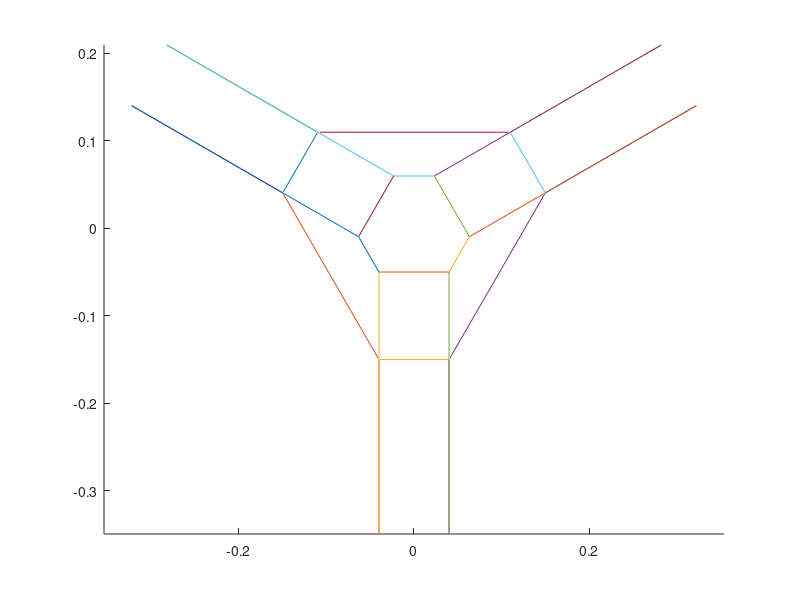

Write the MATLAB code that produced this figure.
clc
clear
close all

%% inputs

psi = 0.0; %Z' rotation
theta = 0.0; %x' rotation
phi = 00.0; %z'' rotation

x = 0.0;
y = 0.0;
z = 0.2;


rb = 0.15; %base radius
rp = 0.05; %platform radius

sb = 0.04; %base joint offset
sp = 0.04; %platform joint offset

ra = 0.2; %proximal link length
rs = 0.35; %distal link length

%% position kinematics

X = [x y z].';
c30 = cosd(30);
s30 = sind(30);

p_p = [rp * c30 + sp * s30, rp * s30 - sp * c30, 0;
    rp * c30 - sp * s30, rp * s30 + sp * c30, 0
    -rp * c30 + sp * s30, rp * s30 + sp * c30, 0;
    -rp * c30 - sp * s30, rp * s30 - sp * c30, 0;
    -sp, -rp, 0;
    sp, -rp, 0].'; %coordinates of wrist joints

b_w = [rb * c30 + sb * s30, rb * s30 - sb * c30, 0;
    rb * c30 - sb * s30, rb * s30 + sb * c30, 0
    -rb * c30 + sb * s30, rb * s30 + sb * c30, 0;
    -rb * c30 - sb * s30, rb * s30 - sb * c30, 0;
    -sb, -rb, 0;
    sb, -rb, 0].'; %coordinates of shoulder joints

cphi = cosd(phi);
cpsi = cosd(psi);
ctheta = cosd(theta);
sphi = sind(phi);
spsi = sind(psi);
stheta = sind(theta);

Rpsi = [cpsi, -spsi, 0;
        spsi, cpsi, 0;
        0, 0, 1];
    
Rtheta = [1, 0, 0;
          0, ctheta, -stheta;
          0, stheta, ctheta];
      
Rphi = [cphi, 0 sphi;
        0, 1, 0;
        -sphi, 0, cphi];

wRp = Rpsi * Rtheta * Rphi;

%wRp = [cphi * cpsi - ctheta * spsi * sphi, -sphi * cpsi - ctheta * spsi * cphi, stheta * spsi;
%    cphi * spsi + ctheta * cpsi * sphi, -sphi * spsi + ctheta * cpsi * cphi, -stheta * cpsi;
%    sphi * stheta, cphi * stheta, ctheta]; %rotation matrix from xyx to X'Y'Z'

%calculate virtual length L
p_w = zeros(3,6);
L_w = zeros(3,6);

beta = [30, 30, 150, 150, 270, 270];

for i = 1:6
    p_w(:,i) = X + wRp * p_p(:,i);
    L_w(:,i) = p_w(:,i) - b_w(:,i);
    rl(i) = norm(L_w(:,i));
    L = rl(i)^2 - (rs^2 - ra^2);
    M(i) = 2 * ra * p_w(3,i);
    N(i) = 2 * ra * (cosd(beta(i)) * (p_w(1,i) - b_w(1,i)) + sind(beta(i)) * (p_w(2,i) - b_w(2,i)));
    Theta(i,:) = asind(L / sqrt(M(i)^2 + N(i)^2)) - atand(N(i)/M(i));
end

cTheta = cosd(Theta);
sTheta = sind(Theta);

a_w = [ra * c30 * cTheta(1), ra * s30 * cTheta(1), ra * sTheta(1);
     ra * c30 * cTheta(2), ra * s30 * cTheta(2), ra * sTheta(2);
     -ra * c30 * cTheta(3), ra * s30 * cTheta(3), ra * sTheta(3);
     -ra * c30 * cTheta(4), ra * s30 * cTheta(4), ra * sTheta(4);
     0, -ra * cTheta(5), ra * sTheta(5);
     0, -ra * cTheta(6), ra * sTheta(6)].' + b_w;

%% plot
figure
hold on
axis equal
for i = 1:6 
    plot3([a_w(1,i),b_w(1,i)], [a_w(2,i),b_w(2,i)], [a_w(3,i),b_w(3,i)])
    plot3([a_w(1,i),p_w(1,i)], [a_w(2,i),p_w(2,i)], [a_w(3,i),p_w(3,i)])
end
plot3([b_w(1,1),b_w(1,2)], [b_w(2,1),b_w(2,2)], [b_w(3,1),b_w(3,2)])
plot3([b_w(1,2),b_w(1,3)], [b_w(2,2),b_w(2,3)], [b_w(3,2),b_w(3,3)])
plot3([b_w(1,3),b_w(1,4)], [b_w(2,3),b_w(2,4)], [b_w(3,3),b_w(3,4)])
plot3([b_w(1,4),b_w(1,5)], [b_w(2,4),b_w(2,5)], [b_w(3,4),b_w(3,5)])
plot3([b_w(1,5),b_w(1,6)], [b_w(2,5),b_w(2,6)], [b_w(3,5),b_w(3,6)])
plot3([b_w(1,6),b_w(1,1)], [b_w(2,6),b_w(2,1)], [b_w(3,6),b_w(3,1)])

%plot3(b_w(1,3),b_w(2,3),b_w(3,3),'x')

plot3([p_w(1,1),p_w(1,2)], [p_w(2,1),p_w(2,2)], [p_w(3,1),p_w(3,2)])
plot3([p_w(1,2),p_w(1,3)], [p_w(2,2),p_w(2,3)], [p_w(3,2),p_w(3,3)])
plot3([p_w(1,3),p_w(1,4)], [p_w(2,3),p_w(2,4)], [p_w(3,3),p_w(3,4)])
plot3([p_w(1,4),p_w(1,5)], [p_w(2,4),p_w(2,5)], [p_w(3,4),p_w(3,5)])
plot3([p_w(1,5),p_w(1,6)], [p_w(2,5),p_w(2,6)], [p_w(3,5),p_w(3,6)])
plot3([p_w(1,6),p_w(1,1)], [p_w(2,6),p_w(2,1)], [p_w(3,6),p_w(3,1)])


%% velocity kinematics

x_dot = 0.0;
y_dot = 0.0;
z_dot = 0.0;
psi_dot = 0.0;
theta_dot = 0.0;
phi_dot = 0.0;

q_dot = [x_dot, y_dot, z_dot, psi_dot, theta_dot, phi_dot].';

n =  zeros(3,6);
J1_inv = zeros(6,6);

for i = 1:6
    n(:,i) = L_w(:,i) / norm(L_w(:,i));
    J1_inv(i,:) = [n(:,i).', [wRp * cross(p_p(:,i), n(:,i))].'];
end

omega = [0, cpsi, spsi * stheta;
            0, spsi, -cpsi * stheta;
            1, 0, ctheta];

J2_inv = [eye(3,3), zeros(3,3);
        zeros(3,3), omega];

L_w_dot = J1_inv * J2_inv * q_dot;

for i = 1:6
    Theta_dot(i) = L_w_dot(i) / (M(i) * cosd(Theta(i)) - N(i) * sind(Theta(i)));
end